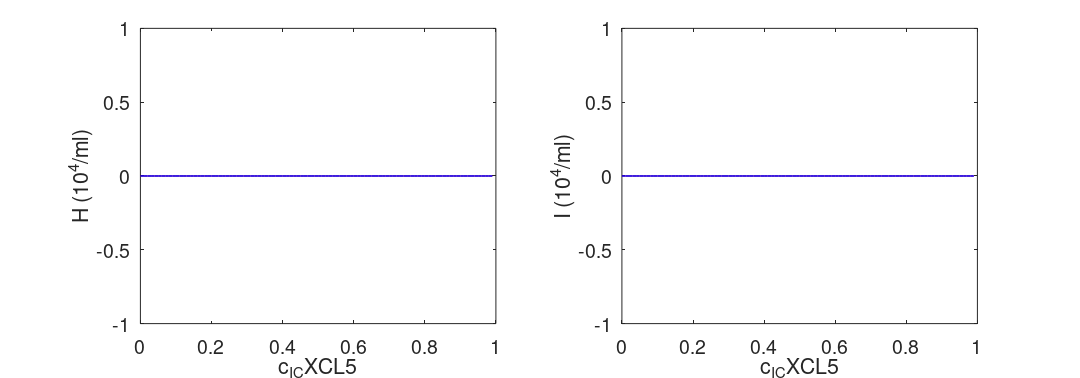
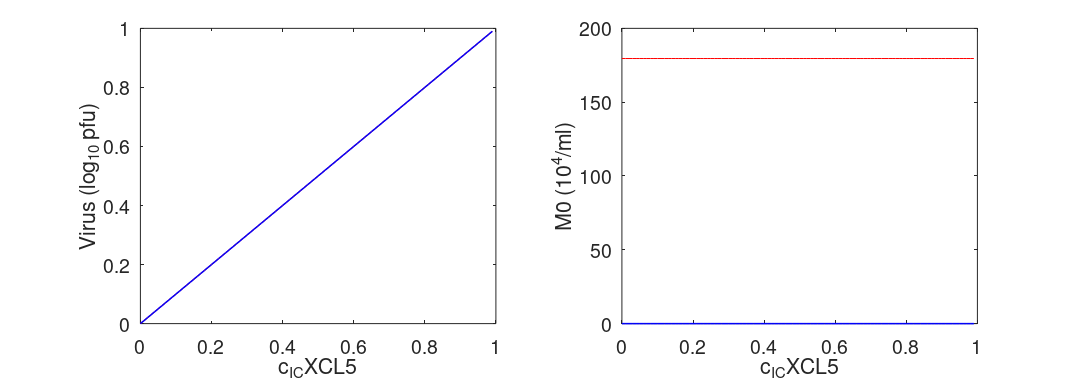
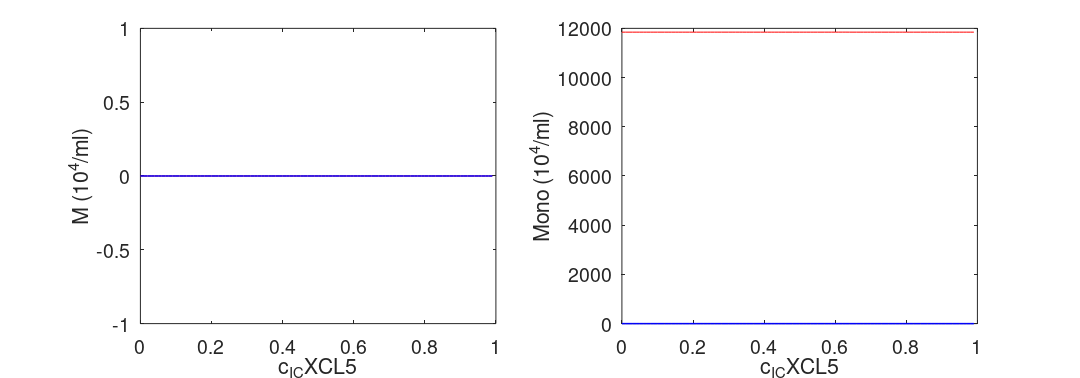
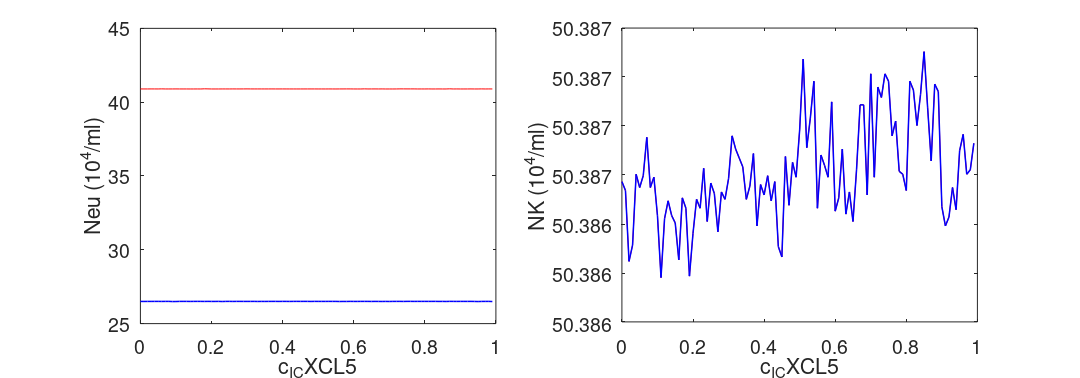

The MATLAB source for these figures, in order:
clear;clc;

% load ss vs V
ss_V = importdata('merged_par_num_1_cICXCL5.txt');
ss_V = sortrows(ss_V, 2);
V = ss_V(:, 2);
ss = ss_V(:, 4:31);

%%%%%%%%%%%%%%%%%%%%%%%%%%%%%%%%%%%%%%%%%%%%%%%%%%%%%%%%%%%%%%%%%%%%%%%%%%%
% plot figures
figure;
xSize = 20; X=xSize; ySize = 7;xLeft = (xSize-xSize)/2; Y=ySize; yTop = (ySize-ySize)/2;
set(gcf,'PaperPosition',[xLeft yTop xSize ySize]);set(gcf,'Position',[X Y xSize*50 ySize*55]);
hold on;
subplot(1,2,1); hold on; set(gca,'Fontsize',26); box on;
plot(V, ss(:, 1), 'r', V, ss(:, 2), 'b', 'LineWidth', 2); hold on;
xlabel('c_I_CXCL5'); ylabel('H (10^4/ml)');
% set(gca, 'XTick', [100:150:400], 'XLim', [100 400], 'YLim', [-0.6 8], 'Fontsize', 26, 'linewidth', 2);
hold on;

subplot(1,2,2); hold on; set(gca,'Fontsize',26); box on;
plot(V, ss(:, 3), 'r', V, ss(:, 4), 'b', 'LineWidth', 2); hold on;
xlabel('c_I_CXCL5'); ylabel('I (10^4/ml)');
% set(gca, 'XTick', [100:150:400], 'XLim', [100 400], 'YLim', [-0.6 8], 'Fontsize', 26, 'linewidth', 2);
hold off;

%%%%%%%%%%%%%%%%%%%%%%%%%%%%%%%%%%%
figure;
xSize = 20; X=xSize; ySize = 7;xLeft = (xSize-xSize)/2; Y=ySize; yTop = (ySize-ySize)/2;
set(gcf,'PaperPosition',[xLeft yTop xSize ySize]);set(gcf,'Position',[X Y xSize*50 ySize*55]);
hold on;
subplot(1,2,1); hold on; set(gca,'Fontsize',26); box on;
plot(V, ss(:, 5), 'r', V, ss(:, 6), 'b', 'LineWidth', 2); hold on;
xlabel('c_I_CXCL5'); ylabel('Virus (log_{10} pfu)'); hold on;
% set(gca, 'XTick', [100:150:400], 'XLim', [100 400], 'YLim', [-0.6 8], 'Fontsize', 26, 'linewidth', 2);
hold on;

subplot(1,2,2); hold on; set(gca,'Fontsize',26); box on;
plot(V, ss(:, 7) + ss(:, 8), 'r', V, ss(:, 9) + ss(:, 10), 'b', 'LineWidth', 2); hold on;
    xlabel('c_I_CXCL5'); ylabel('M0 (10^4/ml)');
% set(gca, 'XTick', [100:150:400], 'XLim', [100 400], 'YLim', [-0.6 8], 'Fontsize', 26, 'linewidth', 2);
hold off;

%%%%%%%%%%%%%%%%%%%%%%%%%%%%%%%%%%%
figure;
xSize = 20; X=xSize; ySize = 7;xLeft = (xSize-xSize)/2; Y=ySize; yTop = (ySize-ySize)/2;
set(gcf,'PaperPosition',[xLeft yTop xSize ySize]);set(gcf,'Position',[X Y xSize*50 ySize*55]);
hold on;
subplot(1,2,1); hold on; set(gca,'Fontsize',26); box on;
plot(V, ss(:, 9), 'r', V, ss(:, 10), 'b', 'LineWidth', 2); hold on;
xlabel('c_I_CXCL5'); ylabel('M (10^4/ml)');
% set(gca, 'XTick', [100:150:400], 'XLim', [100 400], 'YLim', [-0.6 8], 'Fontsize', 26, 'linewidth', 2);
hold on;

subplot(1,2,2); hold on; set(gca,'Fontsize',26); box on;
plot(V, ss(:, 11), 'r', V, ss(:, 12), 'b', 'LineWidth', 2); hold on;
xlabel('c_I_CXCL5'); ylabel('Mono (10^4/ml)');
% set(gca, 'XTick', [100:150:400], 'XLim', [100 400], 'YLim', [-0.6 8], 'Fontsize', 26, 'linewidth', 2);
hold off;

%%%%%%%%%%%%%%%%%%%%%%%%%%%%%%%%%%%
figure;
xSize = 20; X=xSize; ySize = 7;xLeft = (xSize-xSize)/2; Y=ySize; yTop = (ySize-ySize)/2;
set(gcf,'PaperPosition',[xLeft yTop xSize ySize]);set(gcf,'Position',[X Y xSize*50 ySize*55]);
hold on;
subplot(1,2,1); hold on; set(gca,'Fontsize',26); box on;
plot(V, ss(:, 13), 'r', V, ss(:, 14), 'b', 'LineWidth', 2); hold on;
xlabel('c_I_CXCL5'); ylabel('Neu (10^4/ml)');
% set(gca, 'XTick', [100:150:400], 'XLim', [100 400], 'YLim', [-0.6 8], 'Fontsize', 26, 'linewidth', 2);
hold on;

subplot(1,2,2); hold on; set(gca,'Fontsize',26); box on;
plot(V, ss(:, 23), 'r', V, ss(:, 24), 'b', 'LineWidth', 2); hold on;
xlabel('c_I_CXCL5'); ylabel('NK (10^4/ml)');
% set(gca, 'XTick', [100:150:400], 'XLim', [100 400], 'YLim', [-0.6 8], 'Fontsize', 26, 'linewidth', 2);
hold off;

%%%%%%%%%%%%%%%%%%%%%%%%%%%%%%%%%%%
figure;
xSize = 20; X=xSize; ySize = 7;xLeft = (xSize-xSize)/2; Y=ySize; yTop = (ySize-ySize)/2;
set(gcf,'PaperPosition',[xLeft yTop xSize ySize]);set(gcf,'Position',[X Y xSize*50 ySize*55]);
hold on;
subplot(1,2,1); hold on; set(gca,'Fontsize',26); box on;
plot(V, ss(:, 25), 'r', V, ss(:, 26), 'b', 'LineWidth', 2); hold on;
xlabel('c_I_CXCL5'); ylabel('T (10^4/ml)');
% set(gca, 'XTick', [100:150:400], 'XLim', [100 400], 'YLim', [-0.6 8], 'Fontsize', 26, 'linewidth', 2);
hold on;

subplot(1,2,2); hold on; set(gca,'Fontsize',26); box on;
plot(V, ss(:, 27), 'r', V, ss(:, 28), 'b', 'LineWidth', 2); hold on;
xlabel('c_I_CXCL5'); ylabel('TE (10^4/ml)');
% set(gca, 'XTick', [100:150:400], 'XLim', [100 400], 'YLim', [-0.6 8], 'Fontsize', 26, 'linewidth', 2);
hold off;

%%%%%%%%%%%%%%%%%%%%%%%%%%%%%%%%%%%
figure;
xSize = 20; X=xSize; ySize = 7;xLeft = (xSize-xSize)/2; Y=ySize; yTop = (ySize-ySize)/2;
set(gcf,'PaperPosition',[xLeft yTop xSize ySize]);set(gcf,'Position',[X Y xSize*50 ySize*55]);
hold on;
subplot(1,2,1); hold on; set(gca,'Fontsize',26); box on;
plot(V, ss(:, 15), 'r', V, ss(:, 16), 'b', 'LineWidth', 2); hold on;
xlabel('c_I_CXCL5'); ylabel('IL1b (pg/ml)'); hold on;
% set(gca, 'XTick', [100:150:400], 'XLim', [100 400], 'YLim', [-0.6 8], 'Fontsize', 26, 'linewidth', 2);
hold on;

subplot(1,2,2); hold on; set(gca,'Fontsize',26); box on;
plot(V, ss(:, 19), 'r', V, ss(:, 20), 'b', 'LineWidth', 2); hold on;
xlabel('c_I_CXCL5'); ylabel('CCL2 (pg/ml)'); hold on;
% set(gca, 'XTick', [100:150:400], 'XLim', [100 400], 'YLim', [-0.6 8], 'Fontsize', 26, 'linewidth', 2);
hold off;

%%%%%%%%%%%%%%%%%%%%%%%%%%%%%%%%%%%
figure;
xSize = 20; X=xSize; ySize = 7;xLeft = (xSize-xSize)/2; Y=ySize; yTop = (ySize-ySize)/2;
set(gcf,'PaperPosition',[xLeft yTop xSize ySize]);set(gcf,'Position',[X Y xSize*50 ySize*55]);
hold on;
subplot(1,2,1); hold on; set(gca,'Fontsize',26); box on;
plot(V, ss(:, 17), 'r', V, ss(:, 18), 'b', 'LineWidth', 2); hold on;
xlabel('c_I_CXCL5'); ylabel('IL10 (pg/ml)'); hold on;
% set(gca, 'XTick', [100:150:400], 'XLim', [100 400], 'YLim', [-0.6 8], 'Fontsize', 26, 'linewidth', 2);
hold on;

subplot(1,2,2); hold on; set(gca,'Fontsize',26); box on;
plot(V, ss(:, 21), 'r', V, ss(:, 22), 'b', 'LineWidth', 2); hold on;
xlabel('c_I_CXCL5'); ylabel('CXCL5 (pg/ml)'); hold on;
% set(gca, 'XTick', [100:150:400], 'XLim', [100 400], 'YLim', [-0.6 8], 'Fontsize', 26, 'linewidth', 2);
hold off;